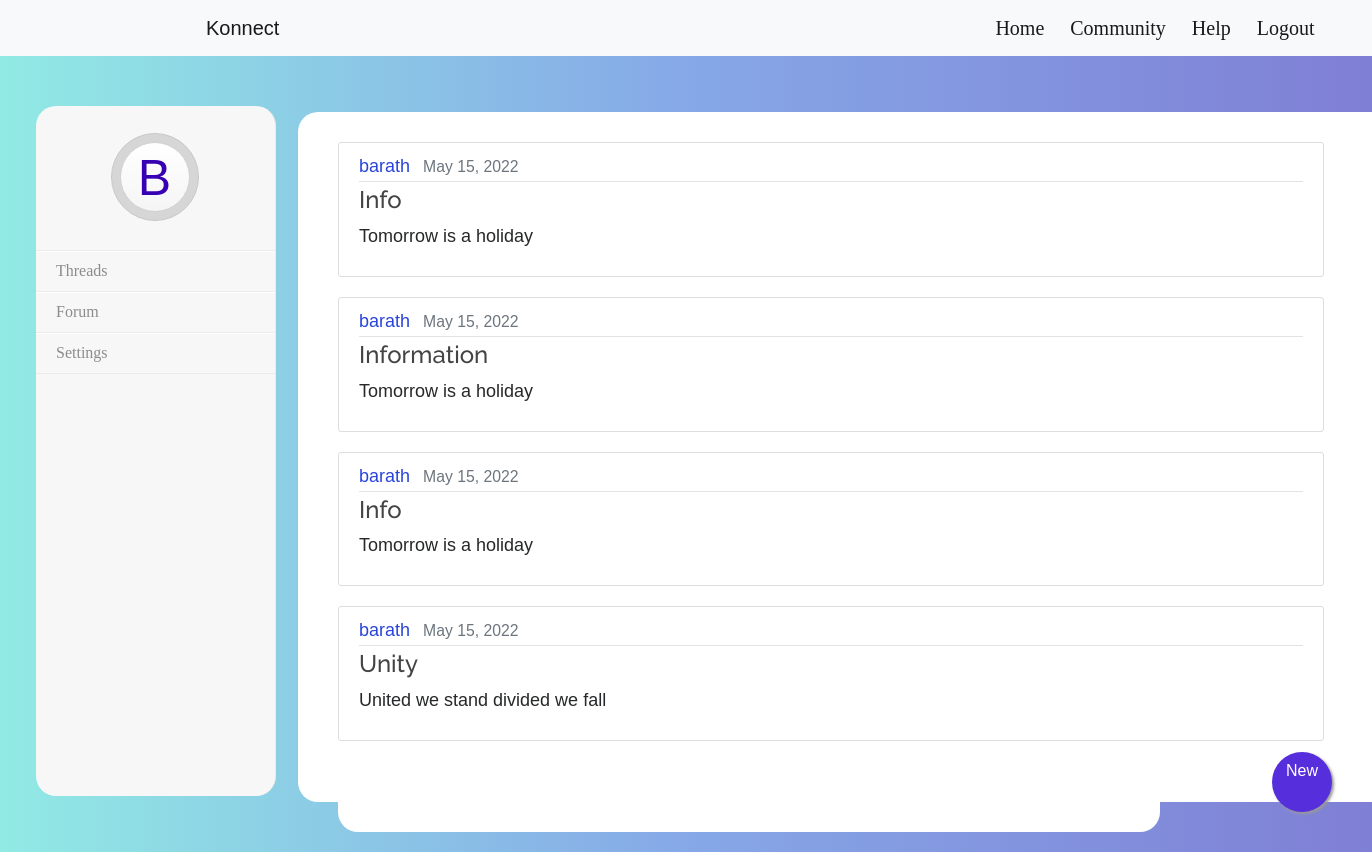
Screenshot of /blog/ with the database file from the repository.
### blog/models.py (models this page shows, shortened)
class Post(models.Model):
    title = models.CharField(max_length=100)
    content = models.TextField()
    date_posted = models.DateTimeField(default=timezone.now)
    author = models.ForeignKey(User, on_delete=models.CASCADE)

### blog/views.py (the view)
# urls.py: path('blog/', PostListView.as_view(), name='blog-home'),
class PostListView(ListView):
    model = Post
    template_name = 'blog/home.html'  # <app>/<model>_<viewtype>.html
    context_object_name = 'posts'
    ordering = ['-date_posted']
    paginate_by = 5

### blog/templates/blog/home.html (shortened to what this page needs)
{% extends "blog/base.html" %}
{% block content %}
  <div  class="main" style="border-radius: 20px;margin-left: 10px; width: 1100px; margin-top: -75px; padding: 30px;" >
    <div class="main" style="border-radius: 20px;margin-left: 10px;">
       {% for post in posts %}
       <article class="media content-section" style="width: 120%;" >
         <div class="media-body">
           <div class="article-metadata">
            <a class="mr-2" style="color: #2944da;">{{ post.author }}</a>
            <small class="text-muted">{{ post.date_posted|date:"F d, Y" }}</small>
           </div>
           <h4><a class="article-title" href="{% url 'post-detail' post.id %}">{{ post.title }}</a></h4>
           <p class="article-content">{{ post.content }}</p>
         </div>
       </article>
   {% endfor %}
  </div></div>
<a href="{%url 'post-create'%}" class="float"  >
<i class="fa fa-plus my-float" style="color: #f2f0ef;"><button class="btn success" style="color: white;">New</button></i>
</a>
{% endblock content %}

### blog/templates/blog/base.html (shortened to what this page needs)
{% load static %}
<!DOCTYPE html>
<html>
<head>
    <link rel="stylesheet" href="https://maxcdn.bootstrapcdn.com/bootstrap/4.0.0/css/bootstrap.min.css">
    <link rel="stylesheet" type="text/css" href="{% static 'blog/main.css' %}">
  <link href="{% static 'blog/assets/vendor/aos/aos.css' %}" rel="stylesheet">
  <link href="{% static 'blog/assets/vendor/bootstrap/css/bootstrap.min.css' %}" rel="stylesheet">
  <link href="{% static 'blog/assets/vendor/bootstrap-icons/bootstrap-icons.css' %}" rel="stylesheet">
  <link href="{% static 'blog/assets/vendor/boxicons/css/boxicons.min.css' %}" rel="stylesheet">
  <link href="{% static 'blog/assets/vendor/glightbox/css/glightbox.min.css' %}" rel="stylesheet">
  <link href="{% static 'blog/assets/vendor/swiper/swiper-bundle.min.css' %}" rel="stylesheet">
  <link href="{% static 'blog/assets/css/style.css' %}" rel="stylesheet">
</head>
<body style="background: #7f7fd5;
background: -webkit-linear-gradient(to right, #91eae4, #86a8e7, #7f7fd5);
background: linear-gradient(to right, #91eae4, #86a8e7, #7f7fd5);">
  <nav class="navbar navbar-expand-lg navbar-light bg-light">
    <a class="navbar-brand" href="#" style="margin-left: 190px;">Konnect</a>
    <div class="collapse navbar-collapse" id="navbarNav">
      <ul class="navbar-nav" style="margin-left: 700px">
        <li class="nav-item">
          <a class="navbar-brand" href="#" style="font-family: 'Schoolbell', cursive;">Home</a>
        </li>
        <li class="nav-item">
          <a class="navbar-brand" href="{% url 'landing' %}" style="font-family: 'Schoolbell', cursive;margin-left: 10px;">Community</a>
        </li>
        <li class="nav-item">
          <a class="navbar-brand" href="#" style="font-family: 'Schoolbell', cursive;margin-left: 10px;">Help</a>
        </li>
        <li class="nav-item">
          <a class="navbar-brand" href="{% url 'logout' %}" style="font-family: 'Schoolbell', cursive;margin-left: 10px;">Logout</a>
        </li>
      </ul>
    </div>
  </nav>
  <div class="admin-panel clearfix" style="width:1300px">
    <div class="slidebar" style="border-radius: 20px;width: 240px;">
      <div class="logo">
        <a href=""></a>
      </div>
      <ul>
        <li><a href="{% url 'blog-home' %}" id="targeted" style=" font-family: 'Schoolbell', cursive;">Threads</a></li>
        <li><a href="{% url 'chat' %}" style=" font-family: 'Schoolbell', cursive;">Forum</a></li>
        <li><a href="#media" style=" font-family: 'Schoolbell', cursive;">Settings</a></li>
      </ul>
    </div>
    <main role="main" class="container">
      <div class="row">
        <div class="col-md-8">
          <br><br><br>
          {% block content %}{% endblock %}
        </div>
      </div>
    </main>
</body>
</html>

### blog/static/blog/main.css (style rules this page uses)
body { background:url("../blog/we.png"); color: #333333; margin-top: 5rem; }
h1, h2, h3, h4, h5, h6 { color: #444444; }
ul { margin: 0; }
.content-section { background: #ffffff; padding: 10px 20px; border: 1px solid #dddddd; border-radius: 3px; margin-bottom: 20px; }
.article-title { color: #444444; }
.article-content { white-space: pre-line; }
.article-metadata { padding-bottom: 1px; margin-bottom: 4px; border-bottom: 1px solid #e3e3e3 }
.clearfix:after { content: ""; display: block; height: 0; width: 0; clear: both; }
.admin-panel { width: 990px; margin: 50px auto; }
.slidebar { width: 20%; min-height: 690px; float: left; border-right: 1px solid rgb(235, 235, 235); background-color: rgb(247, 247, 247); }
.slidebar .logo { height: 145px; border-bottom: 1px solid rgb(235, 235, 235); }
.slidebar ul { padding: 0; margin: 0; }
.slidebar li { list-style-type: none; margin: 0; position: relative; }
.slidebar li:before { content: ""; font-family: 'icomoon'; speak: none; font-weight: normal; font-variant: normal; text-transform: none; position: absolute; display: block; line-height: 40px; color: rgb(102, 102, 102); right: 20px; -webkit-font-smoothing: antialiased; }
.slidebar ul a { color: rgb(140, 140, 140); text-decoration: none; font: 16px/40px helvetica, verdana, sans-serif; box-sizing: border-box; border-bottom: 1px solid rgb(235, 235, 235); display: block; box-shadow: inset 0 1px 0 rgb(255, 255, 255); text-indent: 20px; text-transform: capitalize; }
.main { float: left; width: 79%; height: 690px; background-color: rgb(255, 255, 255); position: relative; font-family: helvetica, verdana, sans-serif; }
.logo a { width: 88px; height: 88px; display: inline-block; position: relative; left: 50%; top: 50%; margin: -45px 0 0 -45px; border: 1px solid rgb(200, 200, 200); border-radius: 50%; background-color: rgb(214, 214, 214); }
.logo a:before { content: "B"; color: #3700B3; width: 70px; height: 70px; font: 50px/70px helvetica, verdana, sans-serif; text-align: center; position: absolute; top: 8px; left: 8px; border-radius: 35px; border: 1px solid rgb(210, 210, 210); display: inline-block; background: -webkit-linear-gradient(top, rgb(255, 255, 255), rgb(245, 245, 245)); background: -moz-linear-gradient(top, rgb(255, 255, 255), rgb(245, 245, 245)); background: -ms-linear-gradient(top, rgb(255, 255, 255), rgb(245, 245, 245)); background: linear-gradient(top, rgb(255, 255, 255), rgb(245, 245, 245)); }
body { background-color: #F4FF81; padding: 0; margin: 0; font-size: 16px; border-radius: 10px; font-family: sans-serif; }

### blog/static/blog/assets/css/style.css (style rules this page uses)
body { font-family: "Open Sans", sans-serif; color: #272829; }
a { color: #ffffff; text-decoration: none; }
h1, h2, h3, h4, h5, h6 { font-family: "Raleway", sans-serif; }

### blog/templates/blog/home.html (style rules this page uses)
* { padding:0;margin:0; }
body { font-family:Verdana, Geneva, sans-serif; font-size:18px; background-color:#CCC; }
.float { position:fixed; width:60px; height:60px; bottom:40px; right:40px; background-color:#562edb;; color:#FFF; border-radius:50px; text-align:center; box-shadow: 2px 2px 3px #999; }
.my-float { margin-top:22px; }

### rows the page displays
Post: author "barath", date_posted "May 15, 2022", title "Info", content "Tomorrow is a holiday"
Post: author "barath", date_posted "May 15, 2022", title "Information", content "Tomorrow is a holiday"
Post: author "barath", date_posted "May 15, 2022", title "Info", content "Tomorrow is a holiday"
Post: author "barath", date_posted "May 15, 2022", title "Unity", content "United we stand divided we fall"
